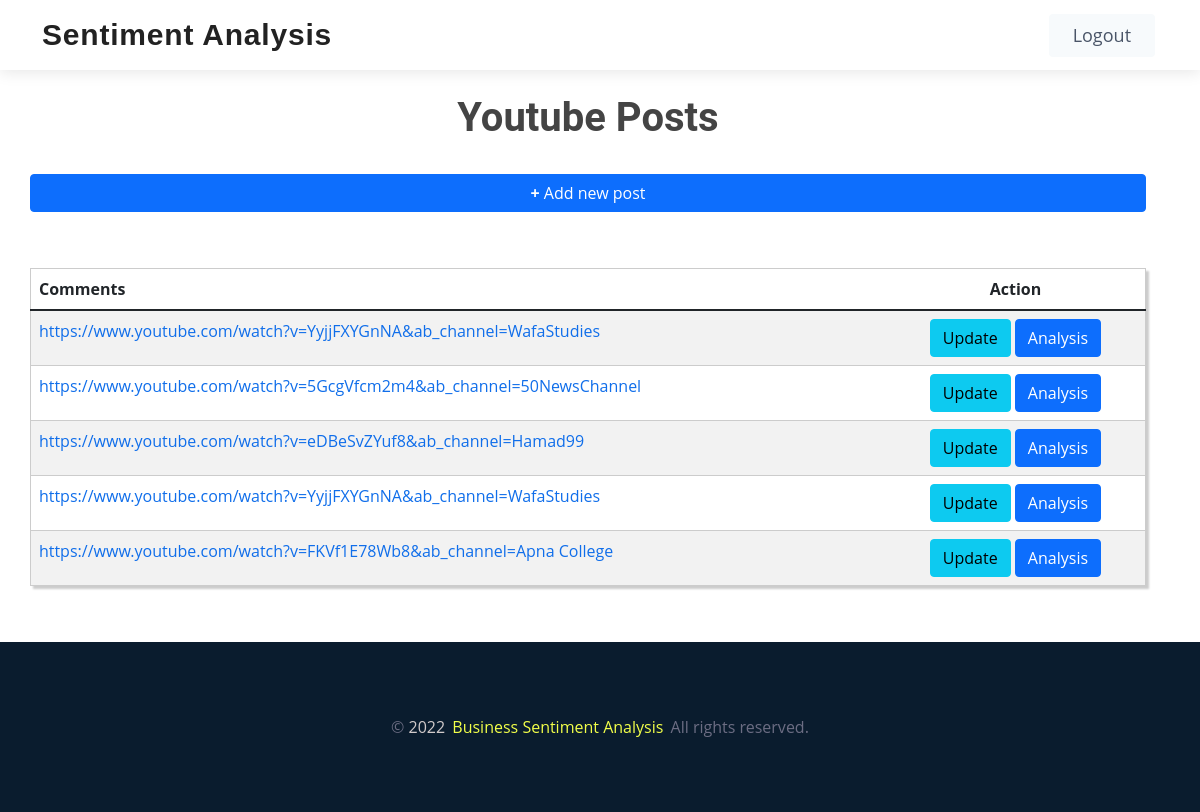
The page /sentiment/list-youtube-link/ (signed in) on the database its author committed.
### sentiment/models.py (models this page shows)
class PostLink(models.Model):
    post_url = models.CharField(
        max_length=256, blank=False,
        default="https://www.youtube.com/"
    )
    post_type = models.CharField(
        max_length=256, blank=False, default="youtube"
    )
    last_updated = models.DateField(blank=True, null=True)

### sentiment/views.py (the view)
# urls.py: path('list-youtube-link/', views.list_youtube_post, name='list-youtube-link'),
@login_required
def list_youtube_post(request):
    context = {
        "youtube_posts": PostLink.objects.filter(post_type="youtube"),
        'page_type': "login"
    }
    return render(request, 'youtube-list.html', context)

### templates/youtube-list.html (shortened to what this page needs)
{% extends "master.html" %}
{% load static %}
{% block page-content %}
    <div class="container">
        <div class="row col-md-12 custyle">
            <table class="table table-striped custab" >
                <h1 class="p-4"><b>Youtube Posts</b></h1>
                <a href="{% url 'add-youtube-link' %}" class="btn btn-primary btn-xs "><b>+</b> Add new post</a>
                <thead>
                <tr>
                    <th>Comments</th>
                    <th class="text-center">Action</th>
                </tr>
                </thead>
                {% for post in youtube_posts %}
                <tr>
                    <td><a href="{{ post.post_url }}" target="_blank">{{ post.post_url }}</a></td>
                    <td class="text-center">
                        <a class='btn btn-info btn-xs' href="/sentiment/youtube-update/{{ post.id }}/">
                             Update
                        </a>
                        <a class="btn btn-primary btn-xs" href="/sentiment/youtube-result/{{ post.id }}/">
                             Analysis
                        </a>
                    </td>
                </tr>
                {% endfor %}
            </table>
        </div>
    </div>
{% endblock %}

### static/css/style.css (style rules this page uses)
body { font-family: "Open Sans", sans-serif; color: #444444; }
a { color: #106eea; text-decoration: none; }
h1, h2, h3, h4, h5, h6 { font-family: "Roboto", sans-serif; }
.scrolled-offset { margin-top: 70px; }

### templates/master.html (style rules this page uses)
h1 { text-align: center; }

### templates/youtube-list.html (style rules this page uses)
.custab { width: 100%; height: auto; border: 1px solid #ccc; padding: 5px; margin: 5% 0; box-shadow: 3px 3px 2px #ccc; transition: 0.5s; }

### rows shown on the page
PostLink: post_url "https://www.youtube.com/watch?v=YyjjFXYGnNA&ab_channel=WafaStudies"
PostLink: post_url "https://www.youtube.com/watch?v=5GcgVfcm2m4&ab_channel=50NewsChannel"
PostLink: post_url "https://www.youtube.com/watch?v=eDBeSvZYuf8&ab_channel=Hamad99"
PostLink: post_url "https://www.youtube.com/watch?v=YyjjFXYGnNA&ab_channel=WafaStudies"
PostLink: post_url "https://www.youtube.com/watch?v=FKVf1E78Wb8&ab_channel=Apna College"
